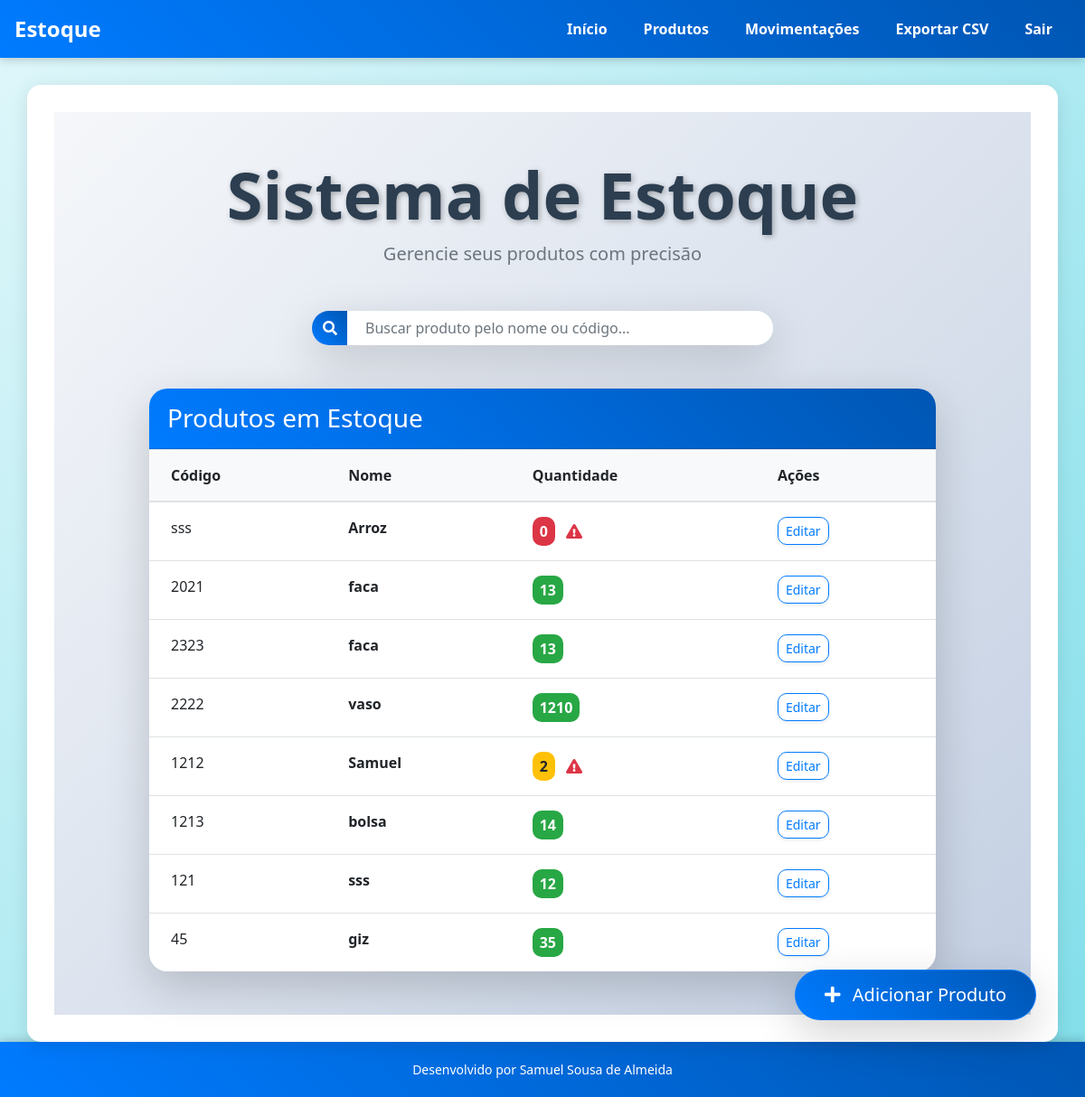
/ (signed in), run on the app's committed database.
### tables this page shows
CREATE TABLE produtos (
                id INTEGER PRIMARY KEY AUTOINCREMENT,
                codigo TEXT UNIQUE NOT NULL,
                nome TEXT NOT NULL,
                quantidade INTEGER NOT NULL
            );

### app.py (the view)
@app.route('/')
def index():
    if 'user' not in session:
        return redirect(url_for('login'))
    with get_db_connection() as conn:
        produtos = conn.execute("SELECT * FROM produtos").fetchall()
    return render_template('index.html', produtos=produtos)

### app.py (called while the page is built)
def get_db_connection():
    conn = sqlite3.connect(DATABASE)
    conn.row_factory = sqlite3.Row
    return conn

### templates/index.html (shortened to what this page needs)
{% extends 'base.html' %}
{% block content %}
<div class="container-fluid py-5" style="background: linear-gradient(135deg, #f5f7fa 0%, #c3cfe2 100%); min-height: 100vh;">
  <div class="text-center mb-5">
    <h1 class="display-3 font-weight-bold animate__animated animate__bounceInDown" style="color: #2c3e50; text-shadow: 2px 2px 6px rgba(0,0,0,0.3);">
      Sistema de Estoque
    </h1>
    <p class="lead text-muted animate__animated animate__fadeInUp animate__delay-1s" style="font-size: 1.25rem;">
      Gerencie seus produtos com precisão
    </p>
  </div>
  <div class="row justify-content-center mb-5">
    <div class="col-md-6">
      <div class="input-group shadow-lg animate__animated animate__zoomIn animate__delay-2s" style="border-radius: 50px; overflow: hidden; transition: all 0.3s ease;">
        <div class="input-group-prepend">
          <span class="input-group-text bg-primary text-white" style="border: none; background: linear-gradient(45deg, #007bff, #0056b3);">
            <i class="fas fa-search"></i>
          </span>
        </div>
        <input type="text" id="searchInput" class="form-control" placeholder="Buscar produto pelo nome ou código..." style="border: none; padding: 0.75rem 1.25rem;" onfocus="this.style.boxShadow='0 0 15px rgba(0,123,255,0.7)';" onblur="this.style.boxShadow='none';">
      </div>
    </div>
  </div>
  {% if produtos %}
  <div class="row justify-content-center">
    <div class="col-lg-10">
      <div class="card shadow-lg border-0" style="border-radius: 20px; overflow: hidden;">
        <div class="card-header bg-primary text-white py-3" style="background: linear-gradient(45deg, #007bff, #0056b3);">
          <h3 class="mb-0">Produtos em Estoque</h3>
        </div>
        <div class="card-body p-0">
          <div class="table-responsive">
            <table class="table table-hover mb-0" id="productTable" style="width: 100%;">
              <thead class="bg-light">
                <tr>
                  <th class="py-3 px-4">Código</th>
                  <th class="py-3 px-4">Nome</th>
                  <th class="py-3 px-4">Quantidade</th>
                  <th class="py-3 px-4">Ações</th>
                </tr>
              </thead>
              <tbody>
                {% for prod in produtos %}
                <tr class="animate__animated animate__fadeInUp" style="transition: all 0.3s ease;" onmouseover="this.style.backgroundColor='#f1f3f5';" onmouseout="this.style.backgroundColor='';">
                  <td class="py-3 px-4">{{ prod['codigo'] }}</td>
                  <td class="py-3 px-4 font-weight-bold">{{ prod['nome'] }}</td>
                  <td class="py-3 px-4">
                    <span class="badge {% if prod['quantidade'] > 10 %}badge-success{% elif prod['quantidade'] > 0 %}badge-warning{% else %}badge-danger{% endif %} p-2" style="font-size: 1rem; border-radius: 10px;">
                      {{ prod['quantidade'] }}
                    </span>
                    {% if prod['quantidade'] <= 5 %}
                    <i class="fas fa-exclamation-triangle text-danger ml-2" title="Baixa quantidade"></i>
                    {% endif %}
                  </td>
                  <td class="py-3 px-4">
                    <button class="btn btn-sm btn-outline-primary shadow-sm" onclick="editProduct('{{ prod['codigo'] }}')" style="border-radius: 10px;">Editar</button>
                  </td>
                </tr>
                {% endfor %}
              </tbody>
            </table>
          </div>
        </div>
      </div>
    </div>
  </div>
  {% else %}
  <div class="alert alert-info text-center mt-5 animate__animated animate__pulse" style="border-radius: 15px; box-shadow: 0 4px 15px rgba(0,0,0,0.1);">
    <i class="fas fa-info-circle mr-2"></i> Nenhum produto cadastrado.
  </div>
  {% endif %}
  <div class="fixed-bottom text-right p-4">
    <a href="/adicionar_produto" class="btn btn-primary btn-lg shadow-lg animate__animated animate__fadeInUp animate__delay-3s" style="border-radius: 50px; padding: 0.75rem 2rem; background: linear-gradient(45deg, #007bff, #0056b3);">
      <i class="fas fa-plus mr-2"></i> Adicionar Produto
    </a>
  </div>
</div>
{% endblock %}

### templates/base.html (shortened to what this page needs)
<!doctype html>
<html lang="pt-BR">
  <head>
    <link rel="stylesheet" href="https://stackpath.bootstrapcdn.com/bootstrap/4.5.0/css/bootstrap.min.css">
    <link rel="stylesheet" href="https://cdnjs.cloudflare.com/ajax/libs/animate.css/4.1.1/animate.min.css">
    <link rel="stylesheet" href="https://cdnjs.cloudflare.com/ajax/libs/font-awesome/5.15.4/css/all.min.css">
  </head>
  <body>
    <nav class="navbar navbar-expand-lg navbar-dark">
      <a class="navbar-brand animate__animated animate__fadeIn" href="{{ url_for('index') }}">Estoque</a>
      <div class="collapse navbar-collapse" id="navBar">
        <ul class="navbar-nav ml-auto">
          {% if session.user %}
            <li class="nav-item"><a class="nav-link animate__animated animate__fadeIn animate__delay-1s" href="{{ url_for('index') }}">Início</a></li>
            <li class="nav-item"><a class="nav-link animate__animated animate__fadeIn animate__delay-1s" href="{{ url_for('produtos') }}">Produtos</a></li>
            <li class="nav-item"><a class="nav-link animate__animated animate__fadeIn animate__delay-1s" href="{{ url_for('movimentacoes') }}">Movimentações</a></li>
            <li class="nav-item"><a class="nav-link animate__animated animate__fadeIn animate__delay-1s" href="{{ url_for('exportar') }}">Exportar CSV</a></li>
            <li class="nav-item"><a class="nav-link animate__animated animate__fadeIn animate__delay-1s" href="{{ url_for('logout') }}">Sair</a></li>
          {% else %}
            <li class="nav-item"><a class="nav-link animate__animated animate__fadeIn animate__delay-1s" href="{{ url_for('login') }}">Login</a></li>
          {% endif %}
        </ul>
      </div>
    </nav>
    <div class="container animate__animated animate__fadeInUp">
      {% block content %}{% endblock %}
    </div>
    <footer>
      Desenvolvido por Samuel Sousa de Almeida
    </footer>
  </body>
</html>

### templates/base.html (style rules this page uses)
body { font-family: 'Segoe UI', sans-serif; background: linear-gradient(135deg, #e0f7fa, #80deea); color: #333; margin: 0; padding: 0; min-height: 100vh; display: flex; flex-direction: column; }
nav { background: linear-gradient(45deg, #007bff, #0056b3); box-shadow: 0 2px 10px rgba(0, 0, 0, 0.2); }
nav a { color: #fff !important; font-weight: bold; transition: color 0.3s ease; }
.container { background: #fff; padding: 30px; border-radius: 15px; box-shadow: 0 4px 20px rgba(0, 0, 0, 0.1); margin-top: 30px; flex: 1; }
footer { text-align: center; padding: 20px 0; font-size: 14px; color: #fff; background: linear-gradient(45deg, #007bff, #0056b3); box-shadow: 0 -2px 10px rgba(0, 0, 0, 0.2); }
.navbar-brand { font-size: 1.5rem; }
.nav-link { padding: 0.75rem 1.25rem !important; }

### data on the page
produtos: codigo "sss", nome "Arroz", quantidade "0"
produtos: codigo "2021", nome "faca", quantidade "13"
produtos: codigo "2323", nome "faca", quantidade "13"
produtos: codigo "2222", nome "vaso", quantidade "1210"
produtos: codigo "1212", nome "Samuel", quantidade "2"
produtos: codigo "1213", nome "bolsa", quantidade "14"
produtos: codigo "121", nome "sss", quantidade "12"
produtos: codigo "45", nome "giz", quantidade "35"
